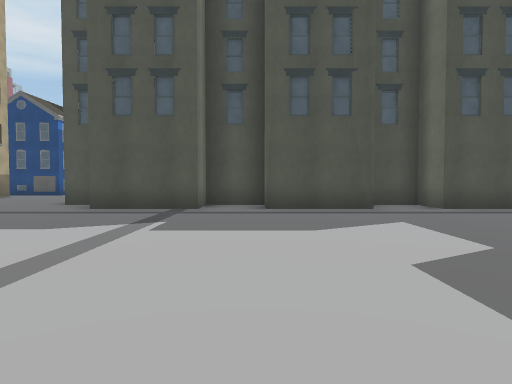
[1] (above)

24 first-person views from a walk through a Unity game level. The camera is 1.2 m above the floor, tilts 2° down and sees 75° across. The floor is counted in squares, 2 m on a side. Each view is taken from the middle of a square. On the plan, view 1 faces up. The plan holds only what a view shows up to about 10 squares ahead; the rest is blank. The place goes on beyond the plan. The player is left out. Some surface patterns are stand-ins.

[2]
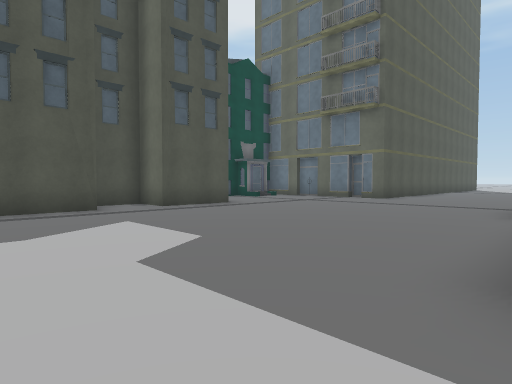

[3]
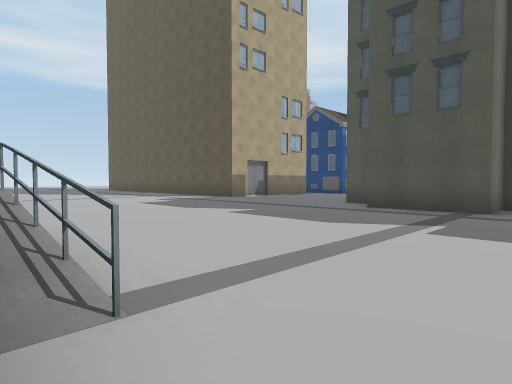

[4]
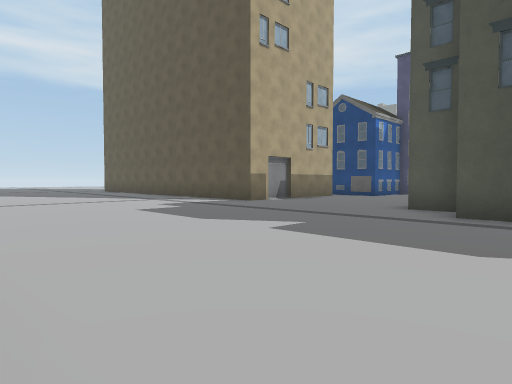

[5]
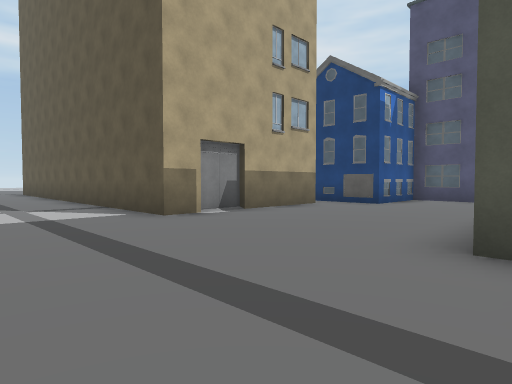

[6]
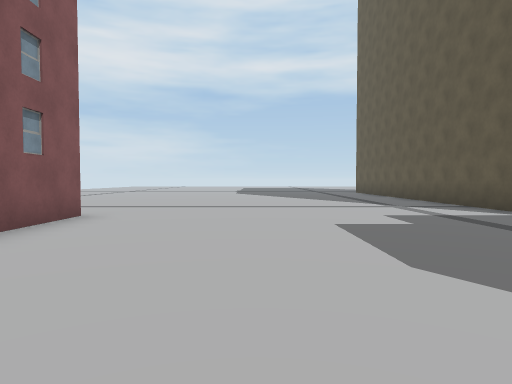

[7]
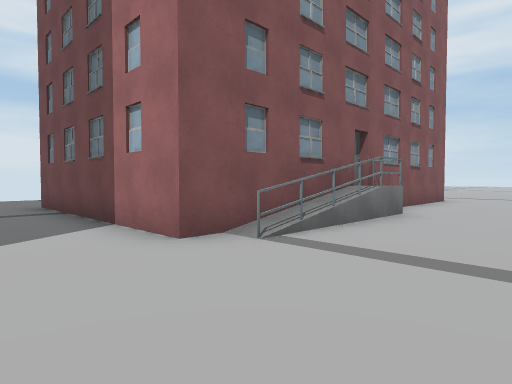

[8]
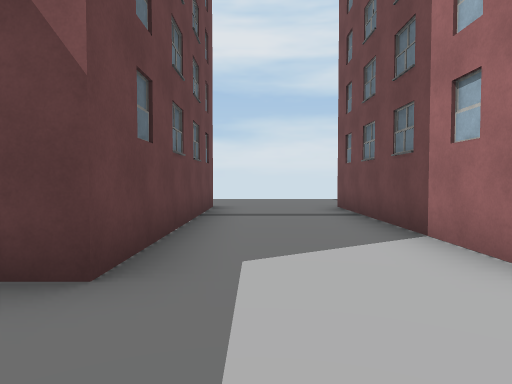

[9]
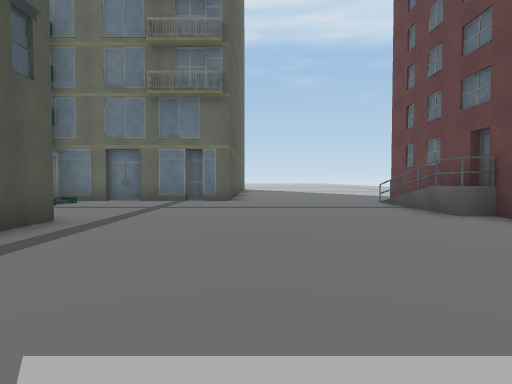

[10]
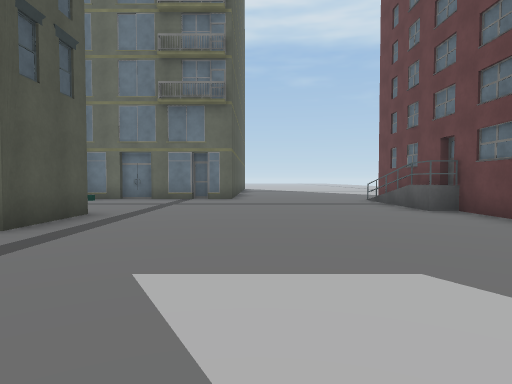

[11]
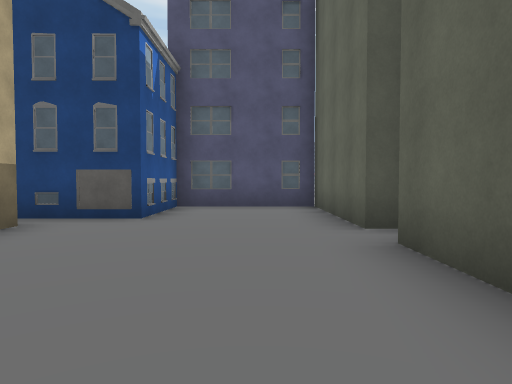

[12]
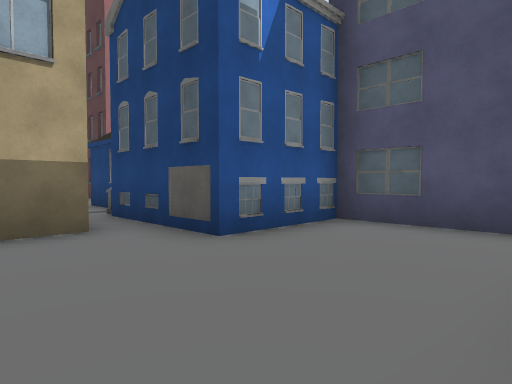

[13]
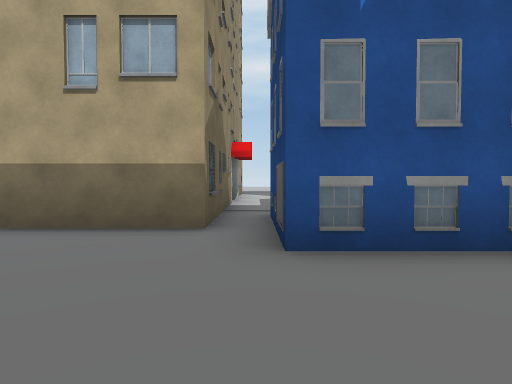

[14]
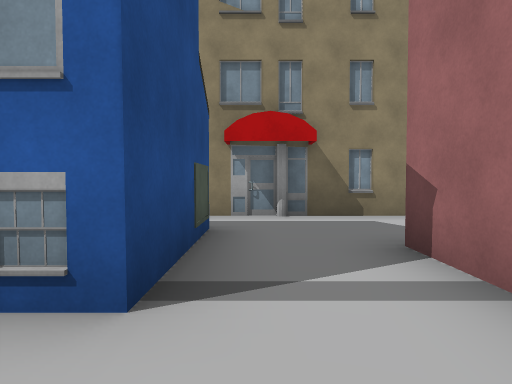

[15]
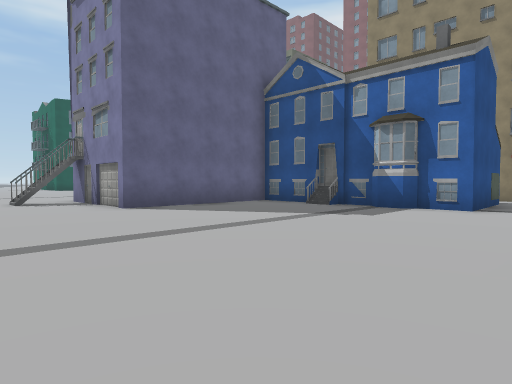

[16]
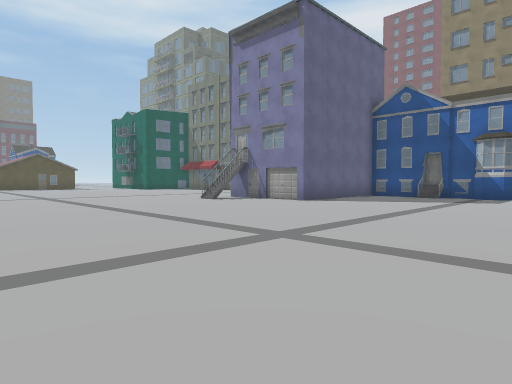

[17]
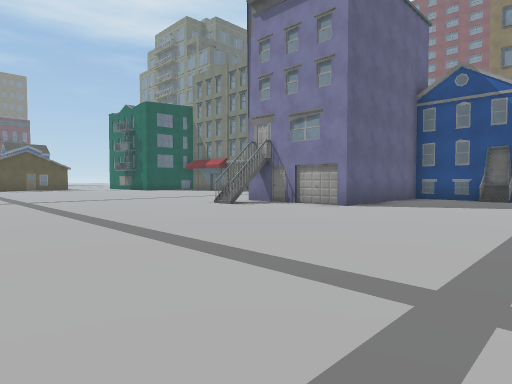

[18]
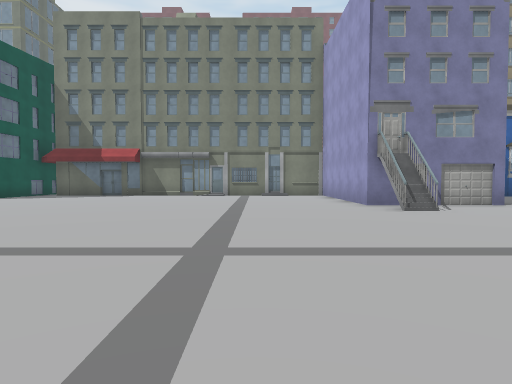

[19]
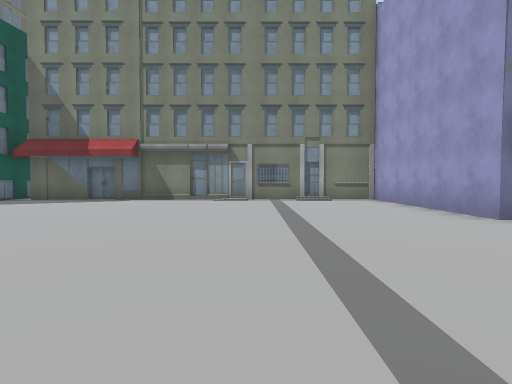

[20]
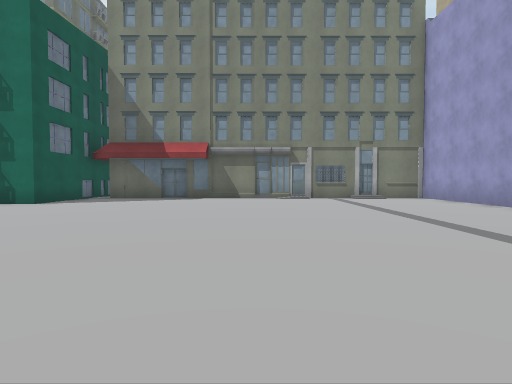

[21]
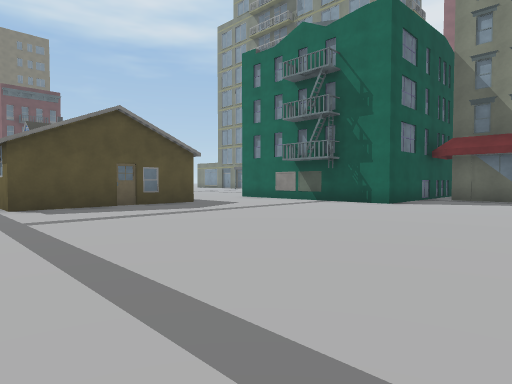

[22]
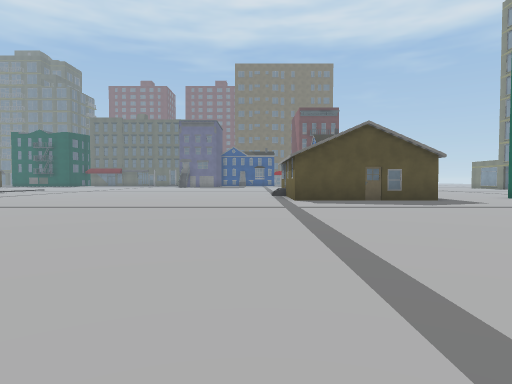

[23]
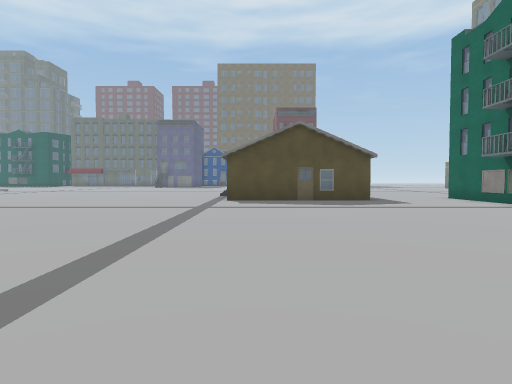

[24]
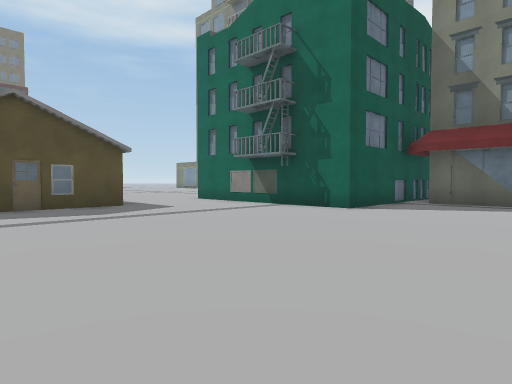

### Floor plan
Key: @ floor where view 1 was taken; # wall or solid block; . floor; / step, stairs or slope; B building.
Columns run from 16 left of view 1 to 11 right of it. Each row starts with its distance up from view 1.
 32                        .....
 31                       ......
 30                     ........
 29   .....       .    .........
 28   ..............  ..........
 27   ..........................
 26   .........................#
 25   .........................#
 24  ..........................#
 23  ..........................B
 22  ..........#...............#
 21 B.......####................
 20  .......#  #................
 19   ......#  #................
 18   ......#  #...........#####
 17  .....B.#  #...........#
 16  ..#########B/.........#
 15  ..##   #..#           #
 14 ...##B  #...
 13 ............
 12 ######B#....#
 11        #....
 10        #....               #
  9        .....             //#
  8  ######.....#########  ....#
  7  ............##..##.###....#
  6   .........................#
  5   .........................#
  4   ..........................
  3   ..........................
  2   ..........................
  1   .....................B....
  0   .....#########@.#########
 -1   ....         #..#
 -2                #..#
 -3                #..#
 -4                #..#
 -5                #..#
 -6                ....
 -7                ....
 -8                ....

Positions as (right, up) in squares from view 1, and headings:
1: (0, 0), facing up
2: (0, 0), facing up-right
3: (0, 0), facing up-left
4: (-2, 1), facing up-left
5: (-4, 5), facing up-left
6: (-4, 3), facing left
7: (1, 3), facing down-left
8: (1, 2), facing down
9: (1, 4), facing right
10: (0, 4), facing right
11: (-6, 8), facing up
12: (-5, 11), facing up-left
13: (-5, 13), facing left
14: (-14, 18), facing down
15: (-15, 24), facing down-right
16: (-14, 29), facing down-right
17: (-12, 28), facing down-right
18: (-2, 29), facing down
19: (-1, 26), facing down
20: (1, 27), facing down
21: (3, 27), facing down-right
22: (1, 27), facing right
23: (1, 25), facing right
24: (3, 25), facing down-right
